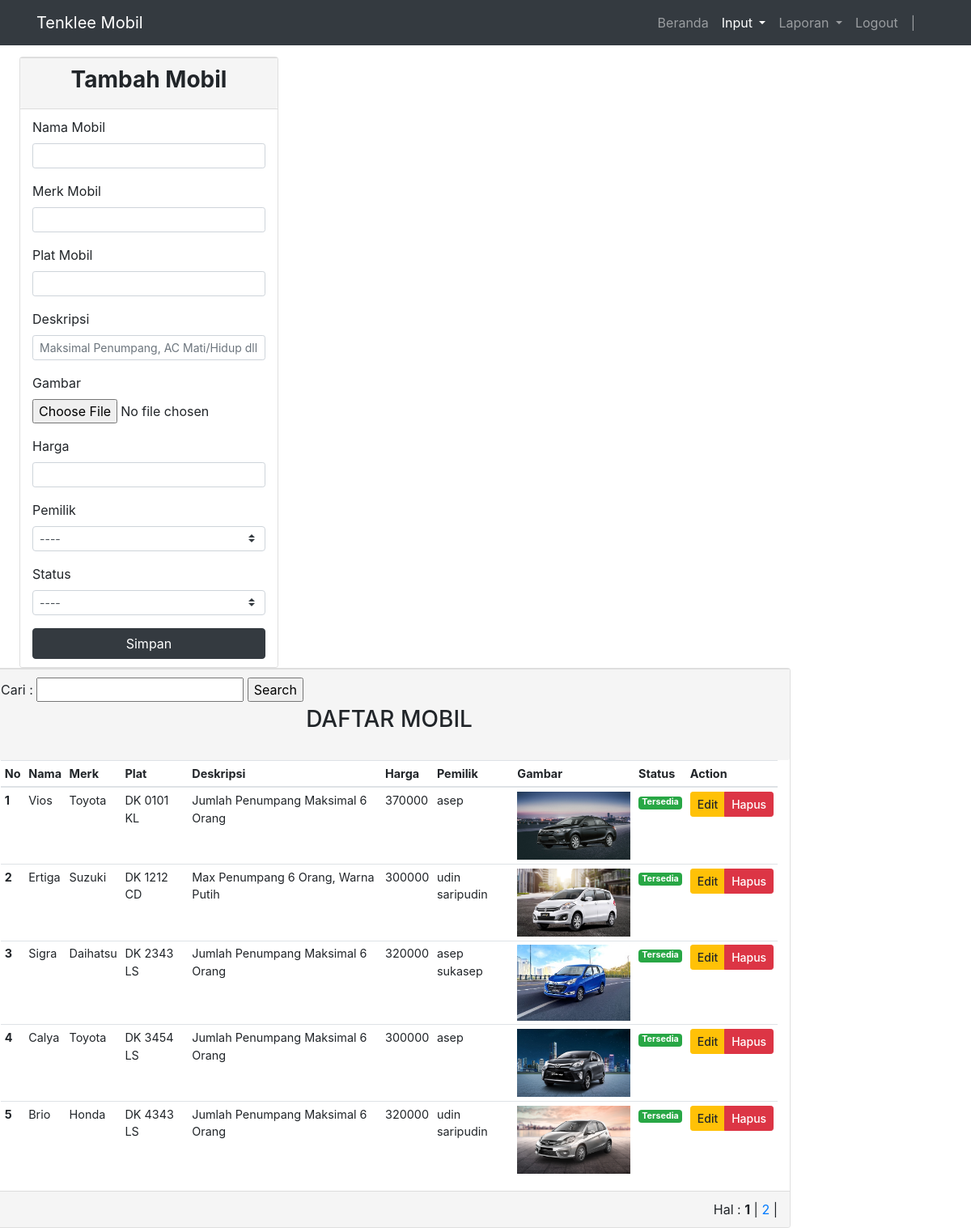
/Admin/tambah_mobil.php, run on the app's committed database.
### tables this page shows
CREATE TABLE `mobil` (
  `no_mobil` varchar(10) NOT NULL,
  `merk` varchar(20) DEFAULT NULL,
  `nama_mobil` varchar(30) DEFAULT NULL,
  `deskripsi` varchar(200) DEFAULT NULL,
  `gambar` varchar(100) DEFAULT NULL,
  `harga` int(7) DEFAULT NULL,
  `status` enum('0','1') DEFAULT NULL,
  `id_pemilik` int(10) DEFAULT NULL
);

CREATE TABLE `pemilik_mobil` (
  `id_pemilik` int(10) NOT NULL,
  `no_ktp_pemilik` varchar(16) DEFAULT NULL,
  `nama_pemilik` varchar(30) DEFAULT NULL,
  `email_pemilik` varchar(30) DEFAULT NULL,
  `no_telp_pemilik` varchar(15) DEFAULT NULL,
  `alamat_pemilik` varchar(50) DEFAULT NULL
);

### Admin/tambah_mobil.php (the view, shortened to what this page needs)
<!DOCTYPE html>
<html lang="en">
<head>
  <link rel="stylesheet" href="https://maxcdn.bootstrapcdn.com/bootstrap/4.5.2/css/bootstrap.min.css">
</head>
<body>
    <nav class="navbar navbar-expand-lg navbar-dark bg-dark fixed-top">
        <div class="container">
            <a class="navbar-brand" href="#">Tenklee Mobil</a>
                    <div class="collapse navbar-collapse" id="navbarNavAltMarkup">
                        <div class="navbar-nav ml-auto">
                            <a class="nav-item nav-link " href="beranda_admin.php">Beranda <span class="sr-only">(current)</span></a>
                            <li class="nav-item active dropdown">
                                <a class="nav-link dropdown-toggle" href="#" id="navbarDropdown" role="button" data-toggle="dropdown" aria-haspopup="true" aria-expanded="false">
                                Input
                                </a>
                            </li>
                            <li class="nav-item dropdown">
                                <a class="nav-link dropdown-toggle" href="#" id="navbarDropdown" role="button" data-toggle="dropdown" aria-haspopup="true" aria-expanded="false">
                                Laporan
                                </a>
                            </li>
                            <a class="nav-item nav-link" href="../Logout.php"onclick="return confirm('Apakah anda yakin ingin keluar ?')">Logout</a>
                            <a class="nav-item nav-link" href="#"> | </a>
                            <a class="nav-link"  style="font-weight: bold; color:deepskyblue;">
                                <?php
                                $username=$_SESSION['username'];
                                echo $username
                                ?></a>
                        </div>
                    </div>
        </div>
    </nav>
<div class="row">
            <div class="col-md-" style="width: 1.5rem;"></div>
            <div class="col-md-3">
                <div class="card" style="width: 20rem;">
                    <div class="panel-heading panel-custom"><h3 class="text-center"><b>Tambah Mobil</b></h3></div>
                        <div class="panel-body panel-custom">
                            <form method="POST" action="mobil_aksi.php" class="needs-validation" enctype="multipart/form-data" novalidate>
                                <div class="form-group">
                                    <label for="nama">Nama Mobil</label>
                                    <input type="text" name="nama_mobil" class="form-control form-control-sm" id="nama_mobil" placeholder="" autofocus="on" required>
                                </div>
                                <div class="form-group">
                                    <label for="merk">Merk Mobil</label>
                                    <input type="text" name="merk" class="form-control form-control-sm" id="merk" placeholder="" required>
                                </div>
                                <div class="form-group">
                                    <label for="no_mobil">Plat Mobil</label>
                                    <input type="text" name="no_mobil" class="form-control form-control-sm" id="no_mobil" placeholder="" required>
                                </div>
                                <div class="form-group">
                                    <label for="deskripsi">Deskripsi</label>
                                    <input type="text" name="deskripsi" class="form-control form-control-sm" id="deskripsi" placeholder="Maksimal Penumpang, AC Mati/Hidup dll" required>
                                </div>
                                <div class="form-group">
                                    <label for="Gambar">Gambar</label>
                                    <input type="file" name="gambar" class="form-control-file" id="gambar" required>
                                </div>
                                <div class="form-group">
                                    <label for="harga">Harga</label>
                                    <input type="text" name="harga" class="form-control form-control-sm" id="harga" placeholder="" required>
                                </div>
                                <div class="form-group">
                                    <label for="pemilik">Pemilik</label>
                                    <select class="custom-select custom-select-sm" name="pemilik" id="pemilik" required>
                                        <?php include ("../config.php"); ?>
                                            <option value="">----</option>
                                                <?php if ($query = $connection->query("select * from pemilik_mobil;")):?>
                                                <?php while($row = $query->fetch_assoc()):
                                                ?>
                                                    <option value="<?php echo $row['id_pemilik'] ?>"><?=$row['nama_pemilik']?></option>
                                                <?php endwhile ?>
                                                <?php endif ?>
                                    </select>
                                </div>
                                <div class="form-group">
                                <label for="status">Status</label>
                                <select class="custom-select custom-select-sm" name="status" id="status" required>
                                    <option value="">----</option>
                                </select>
                                </div>
                                <form>
                                <button type="submit" name="simpan" class="btn btn-dark btn-block">Simpan</button>
                            </form>
                    </div>
                </div>
            </div>
<div class="col-sm-">
        <div class="card" style="width: 62rem;">
        <div class="panel-heading panel-custom">
            <form method="post" enctype="multipart/form-data">
            <label>Cari :</label>
            <input type="text" name="keyword">
            <input type="submit" value="Search" name="cari">
            </form>
            <h3 class="text-center mb-4">DAFTAR MOBIL</h3></div>
	        <div class="panel-body">
            <div class="col-sm-12">
	            <table style="font-size:90% ;" class="table table-sm">
	                <thead>
	                    <tr>
	                        <th scope="col">No</th>
	                        <th scope="col">Nama</th>
	                        <th scope="col">Merk</th>
                            <th scope="col">Plat</th>
                            <th scope="col">Deskripsi</th>
                            <th scope="col">Harga</th>
                            <th scope="col">Pemilik</th>
                            <th scope="col">Gambar</th>
                            <th scope="col">Status</th>
                            <th scope="col">Action</th>
	                    </tr>
                        </thead>
	                <tbody>
                    <?php
                            $batas = 5;
                            $halaman = @$_GET['halaman'];
                                if(empty($halaman)){
                            $posisi = 0;
                            $halaman = 1;
                            }
                            else {
                                $posisi = ($halaman-1) * $batas;
                            }
                        $nohal = 5;
                        $mulai = ($halaman>1) ? ($halaman * $nohal) - $nohal : 0;
                        $no = $mulai+1;
                            if(isset($_POST["cari"])){
                                $search = $_POST['keyword'];
                                $query = "SELECT mobil.nama_mobil, mobil.merk, mobil.no_mobil, mobil.deskripsi, mobil.harga, mobil.status,mobil.gambar, pemilik_mobil.nama_pemilik, pemilik_mobil.no_telp_pemilik
                                FROM mobil INNER JOIN pemilik_mobil USING (id_pemilik) WHERE nama_mobil LIKE '%$search%' OR merk LIKE '%$search%' OR no_mobil LIKE '%$search%' OR nama_pemilik LIKE '%$search%'  LIMIT $posisi, $batas";
                            } else {
                                $query = "SELECT mobil.nama_mobil, mobil.merk, mobil.no_mobil, mobil.deskripsi, mobil.harga, mobil.status,mobil.gambar, pemilik_mobil.nama_pemilik, pemilik_mobil.no_telp_pemilik
                                FROM mobil INNER JOIN pemilik_mobil USING (id_pemilik) LIMIT $posisi, $batas";
                                }
                        $data = mysqli_query($connection,$query);
                        while($row = mysqli_fetch_array($data)){
                            ?>
	                        <tr>
                            <th scope="row"><?=$no++?></th>
								<td><?=$row['nama_mobil']?></td>
								<td><?=$row['merk']?></td>
                                <td><?=$row['no_mobil']?></td>
                                <td><?=$row['deskripsi']?></td>
                                <td><?=$row['harga']?></td>
                                <td><?=$row['nama_pemilik']?></td>
                                <td><?php echo "<img src='../img/mobil/$row[gambar]' width='140rem' />";?></td>
                                <td><a class="badge badge-<?=($row['status']) ? "success" : "danger" ?>"><?=($row['status']) ? "Tersedia" : "Tidak Tersedia" ?></a></td>
	                            <td class="hidden-print">
	                                <div class="btn-group">
	                                    <a href="edit_mobil.php?no_mobil=<?php echo $row ['no_mobil']?>" style="font-weight: 500" class="btn btn-warning btn-sm">Edit</a>
	                                    <a onclick="return confirm('Apakah anda yakin ingin menghapus ?')" href="hapus_mobil.php?no_mobil=<?php echo $row ['no_mobil'];?>" style="font-weight: 500" class="btn btn-danger btn-sm">Hapus</a>
	                                </div>
	                            </td>
	                        </tr>
                        <?php
	                    }
		            ?>
	                </tbody>
	            </table>
	        </div>
            <div style="text-align: right;" class="panel-footer panel-custom">
                    <?php include ("../config.php");
                        $query2		= mysqli_query($connection, "select * from mobil");
                        $jmldata	= mysqli_num_rows($query2);
                        $jmlhalaman	= ceil($jmldata/$batas);
                echo " Hal : ";
                for($i=1; $i<=$jmlhalaman; $i++)
                if($i != $halaman){
                    echo " <a href=\"tambah_mobil.php?halaman=$i\">$i</a> | ";
                }
                else{
                    echo " <b>$i</b> | ";
                } ?>
			</div>
	    </div>
    </div>
</div>
</body>
</html>

### Admin/tambah_mobil.php (style rules this page uses)
.panel-footer.panel-custom { text-align:left; padding: 10px 15px; background-color: #f5f5f5; border-top: 1px solid #ddd; border-bottom-right-radius: 3px; border-bottom-left-radius: 3px; }
.panel-heading.panel-custom { padding: 10px 15px; background-color: #f5f5f5; border-top: 1px solid #ddd; border-bottom-right-radius: 3px; border-bottom-left-radius: 3px; }
.panel-body.panel-custom { padding: 10px 15px; background-color: white; border-top: 1px solid #ddd; border-bottom-right-radius: 3px; border-bottom-left-radius: 3px; }
body { margin-top: 70px; background-size:cover; }

### data on the page
mobil: nama_mobil "Vios", merk "Toyota", no_mobil "DK 0101 KL", deskripsi "Jumlah Penumpang Maksimal 6 Orang", harga "370000", id_pemilik.nama_pemilik "asep", gambar (picture), status "Tersedia"
mobil: nama_mobil "Ertiga", merk "Suzuki", no_mobil "DK 1212 CD", deskripsi "Max Penumpang 6 Orang, Warna Putih", harga "300000", id_pemilik.nama_pemilik "udin saripudin", gambar (picture), status "Tersedia"
mobil: nama_mobil "Sigra", merk "Daihatsu", no_mobil "DK 2343 LS", deskripsi "Jumlah Penumpang Maksimal 6 Orang", harga "320000", id_pemilik.nama_pemilik "asep sukasep", gambar (picture), status "Tersedia"
mobil: nama_mobil "Calya", merk "Toyota", no_mobil "DK 3454 LS", deskripsi "Jumlah Penumpang Maksimal 6 Orang", harga "300000", id_pemilik.nama_pemilik "asep", gambar (picture), status "Tersedia"
mobil: nama_mobil "Brio", merk "Honda", no_mobil "DK 4343 LS", deskripsi "Jumlah Penumpang Maksimal 6 Orang", harga "320000", id_pemilik.nama_pemilik "udin saripudin", gambar (picture), status "Tersedia"
